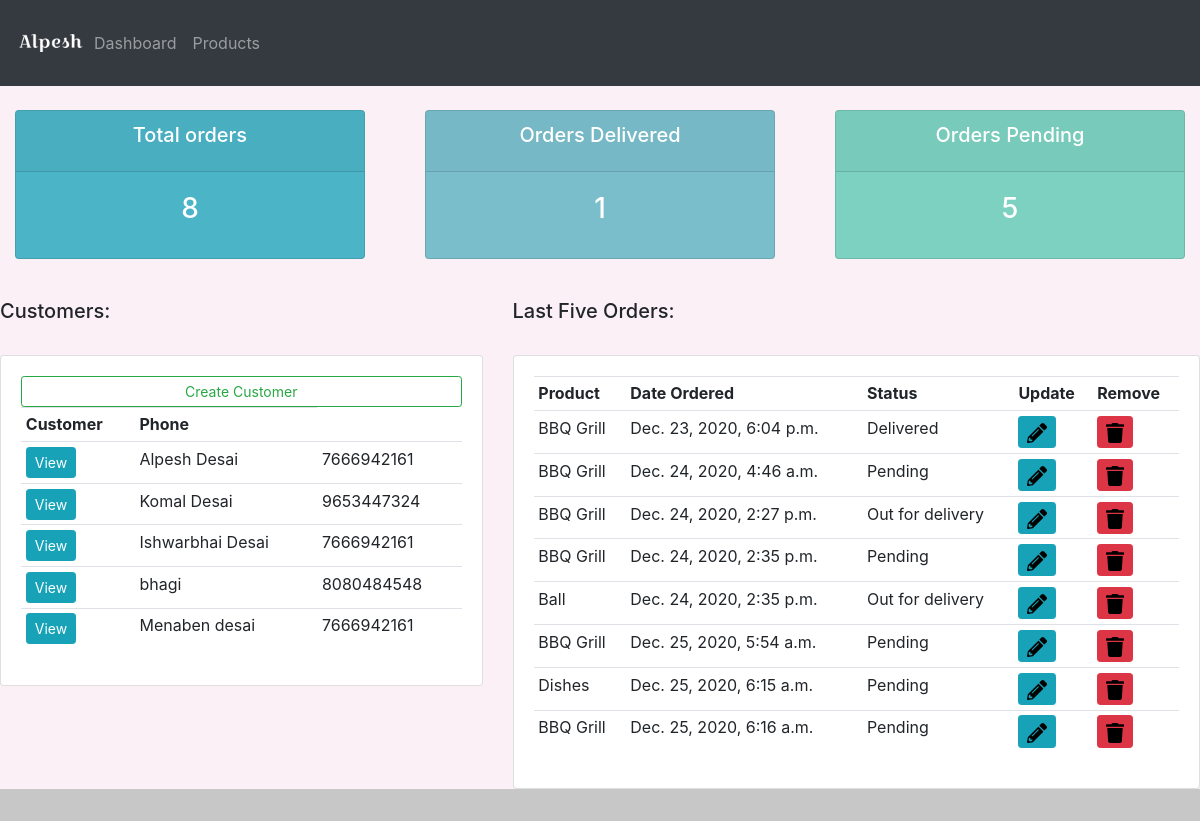
The page / on the database its author committed.
### home/models.py (models this page shows, shortened)
class customer(models.Model):
    name = models.CharField(max_length=50, null=True)
    phone = models.IntegerField(null=True)
    email = models.EmailField(max_length=50, null=True)
    date_created = models.DateTimeField(auto_now=True)

class order(models.Model):
    STATUS = (
        ('Pending', 'Pending'),
        ('Out for delivery', 'Out for delivery'),
        ('Delivered', 'Delivered')
    )
    customer = models.ForeignKey(
        customer, null=True, on_delete=models.SET_NULL)
    product = models.ForeignKey(product, null=True, on_delete=models.SET_NULL)
    date_created = models.DateTimeField(auto_now=True)
    status = models.CharField(max_length=100, null=True, choices=STATUS)
    note = models.CharField(max_length=100, null=True)

class product(models.Model):
    CATEGORY = (
        ('Indoor', 'Indoor'),
        ('Outdoor', 'Outdoor'),
    )
    name = models.CharField(max_length=50, null=True)
    price = models.FloatField(null=True)
    category = models.CharField(max_length=100, null=True, choices=CATEGORY)
    description = models.CharField(max_length=200, null=True, blank=True)
    date_created = models.DateTimeField(auto_now=True)
    tags = models.ManyToManyField(tag)
    def __str__(self):
        return self.name

### home/views.py (the view)
# urls.py: path("", views.dashboard, name='dashboard'),
def dashboard(request):
    orders = order.objects.all()
    customers = customer.objects.all()
    total_orders = orders.count()
    Delivered = orders.filter(status="Delivered").count()
    pending = orders.filter(status="Pending").count()
    context = {'orders': orders, 'customers': customers,
               'total_orders': total_orders, 'Delivered': Delivered, 'pending': pending}
    return render(request, 'dashboard.html', context)

### templates/dashboard.html (shortened to what this page needs)
{%extends 'base.html'%}
{%load static %}
{%block content%}
{%include 'status.html'%}
<br />
<div class="row">
  <div class="col-md-5">
    <h5>Customers:</h5>
    <br />
    <div class="card card-body">
      <a class="btn btn-outline-success btn-sm btn-block" href="{% url 'createCustomer' %}">Create Customer</a>
      <table class="table table-sm">
        <tr>
          <th>Customer</th>
          <th>Phone</th>
        </tr>
        {%for customer in customers %}
        <tr>
        <td><a href="{% url 'customers' customer.id%}" class="btn btn-sm btn-info">View</a></td>
        <td> {{customer.name}}</td>
        <td> {{customer.phone}}</td>
        </tr>
        {%endfor%}
      </table>
    </div>
  </div>
<div class="col-md-7">
    <h5>Last Five Orders:</h5>
    <br />
    <div class="card card-body">
      <table class="table table-sm">
        <tr>
          <th>Product</th>
          <th>Date Ordered</th>
          <th>Status</th>
          <th>Update</th>
          <th>Remove</th>
        </tr>
         {%for order in orders %}
        <tr>
         <td> {{order.product}}</td>
        <td> {{order.date_created}}</td>
        <td> {{order.status}}</td>
        <td><a href="{% url 'update_order' order.id%}" class="btn btn-sm btn-info"> <img style="height: 20px " src="{% static '/images/edit1.svg' %}"></a> </td>
        <td><a href="{% url 'delete_order' order.id%}" class="btn btn-sm btn-danger"><img style="height: 20px " src="{% static '/images/trash.svg' %}"></a> </td>
        </tr>
        {%endfor%}
      </table>
    </div>
  </div>
</div>
{% endblock %}

### templates/base.html (shortened to what this page needs)
{%load static %}
<!DOCTYPE html>
<html lang="en">
  <head>
    <link
      rel="stylesheet"
      type="text/css"
      href="{% static '/css/base.css' %}"
    />
    <link
      rel="stylesheet"
      href="https://stackpath.bootstrapcdn.com/bootstrap/4.3.1/css/bootstrap.min.css"
    />
  </head>
  <body id="bg">
    <nav class="navbar navbar-expand-lg navbar-dark bg-dark">
      <img style="height: 70px" src="{% static '/images/alpesh.png' %}" />
      <div class="collapse navbar-collapse" id="navbarNav">
        <ul class="navbar-nav">
          <li class="nav-item">
            <a class="nav-link" href="{% url 'dashboard' %}"
              >Dashboard <span class="sr-only">(current)</span></a
            >
          </li>
          <li class="nav-item">
            <a class="nav-link" href="{% url 'products' %}">Products</a>
          </li>
        </ul>
      </div>
    </nav>
    {%block content%} {% endblock %}
    <footer class="bg-light text-center text-lg-start">
      <div
        class="text-center p-3"
        style="background-color: rgba(0, 0, 0, 0.2)"
      ></div>
    </footer>
  </body>
</html>

### templates/status.html
<br />
<div class="row">
  <div class="col">
    <div class="col-md">
      <div class="card text-center text-white mb-3" id="torders">
        <div class="card-header">
          <h5 class="card-title">Total orders</h5>
        </div>
        <div class="card-body">
          <h3 class="card-title">{{total_orders}}</h3>
        </div>
      </div>
    </div>
  </div>
  <div class="col">
    <div class="col-md">
      <div class="card text-center text-white mb-3" id="dorders">
        <div class="card-header">
          <h5 class="card-title">Orders Delivered</h5>
        </div>
        <div class="card-body">
          <h3 class="card-title">{{Delivered}}</h3>
        </div>
      </div>
    </div>
  </div>
  <div class="col">
    <div class="col-md">
      <div class="card text-center text-white mb-3" id="porders">
        <div class="card-header">
          <h5 class="card-title">Orders Pending</h5>
        </div>
        <div class="card-body">
          <h3 class="card-title">{{pending}}</h3>
        </div>
      </div>
    </div>
  </div>
</div>

### static/css/base.css (style rules this page uses)
#bg { background-color: #fcf0f7; }
#torders { background-color: #4cb4c7; }
#dorders { background-color: #7abecc; }
#porders { background-color: #7cd1c0; }

### rows shown on the page
customer: name "Alpesh Desai", phone "7666942161"
customer: name "Komal Desai", phone "9653447324"
customer: name "Ishwarbhai Desai", phone "7666942161"
customer: name "bhagi", phone "8080484548"
customer: name "Menaben desai", phone "7666942161"
order: product "BBQ Grill", date_created "Dec. 23, 2020, 6:04 p.m.", status "Delivered"
order: product "BBQ Grill", date_created "Dec. 24, 2020, 4:46 a.m.", status "Pending"
order: product "BBQ Grill", date_created "Dec. 24, 2020, 2:27 p.m.", status "Out for delivery"
order: product "BBQ Grill", date_created "Dec. 24, 2020, 2:35 p.m.", status "Pending"
order: product "Ball", date_created "Dec. 24, 2020, 2:35 p.m.", status "Out for delivery"
order: product "BBQ Grill", date_created "Dec. 25, 2020, 5:54 a.m.", status "Pending"
order: product "Dishes", date_created "Dec. 25, 2020, 6:15 a.m.", status "Pending"
order: product "BBQ Grill", date_created "Dec. 25, 2020, 6:16 a.m.", status "Pending"

### other values the page prints
{{ total_orders }} "8"
{{ Delivered }} "1"
{{ pending }} "5"
